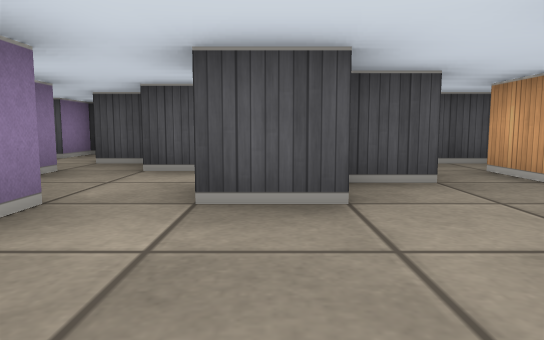
View 1 (above)

23 first-person views from a walk through a cub3D level. The camera is about half as high as the walls, tilts 6° down and sees 70° across. The floor is counted in squares. Each view is taken from the middle of a square. On the plan, view 1 faces up. The plan holds only what a view shows up to about 9 squares ahead; the rest is blank.

View 2
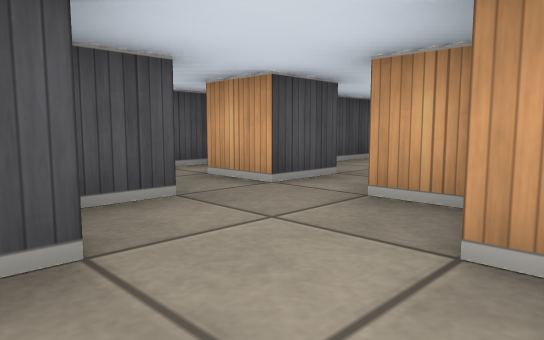

View 3
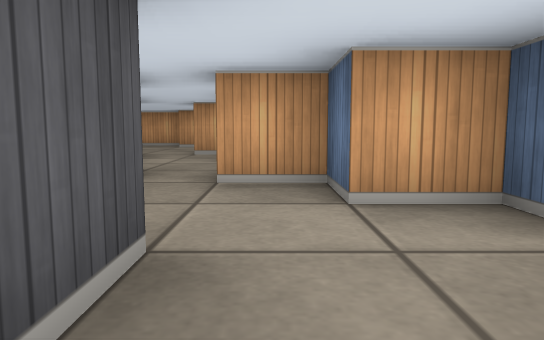

View 4
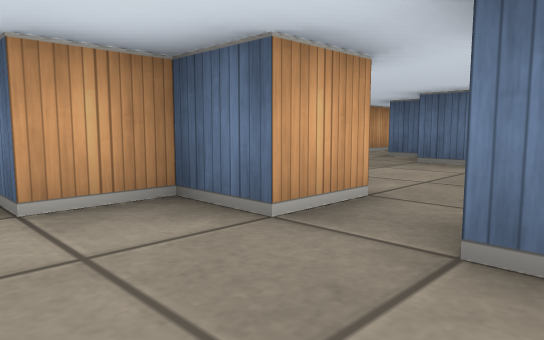

View 5
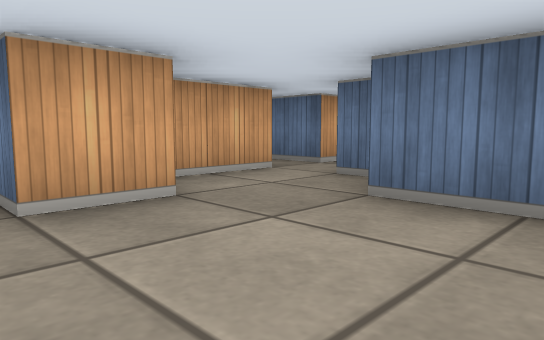

View 6
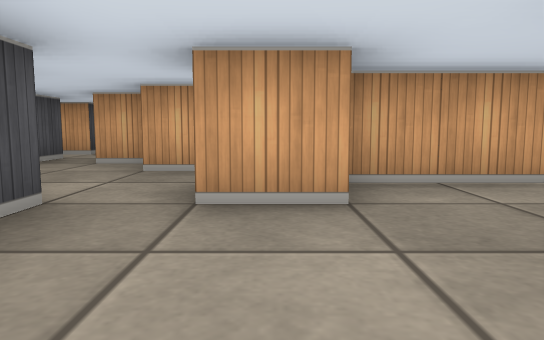

View 7
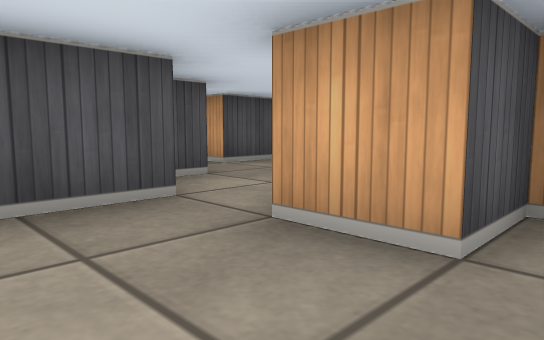

View 8
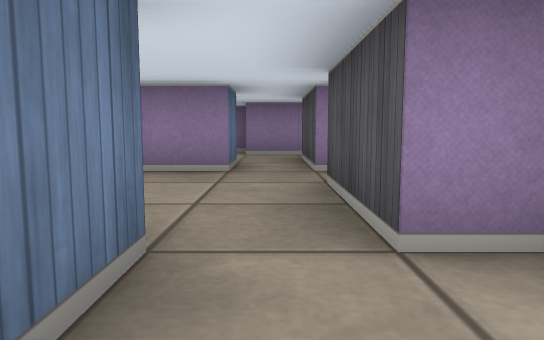

View 9
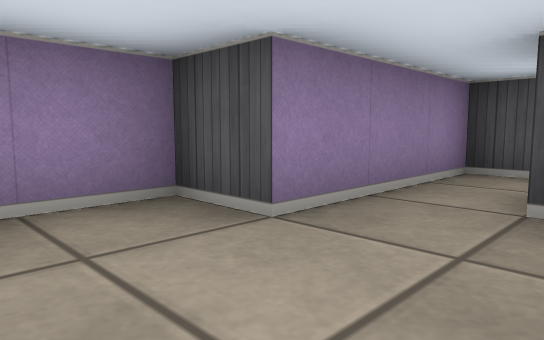

View 10
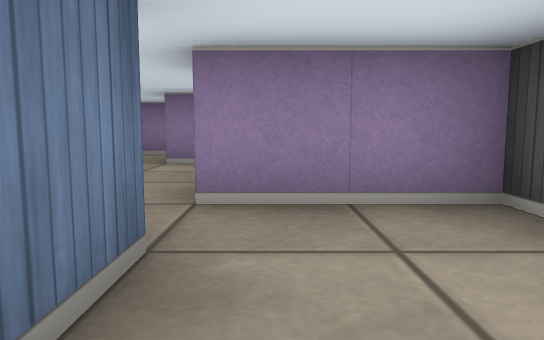

View 11
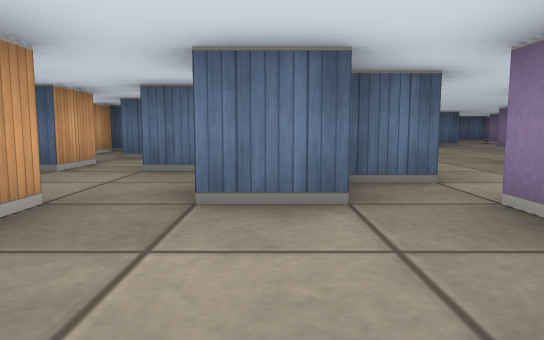

View 12
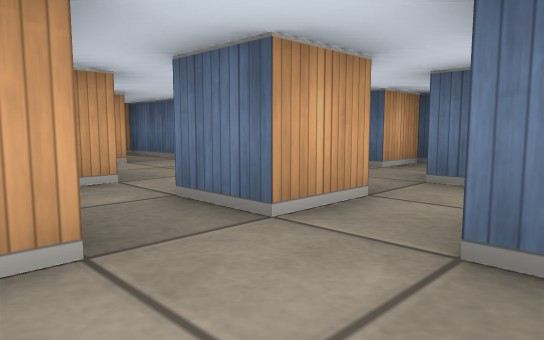

View 13
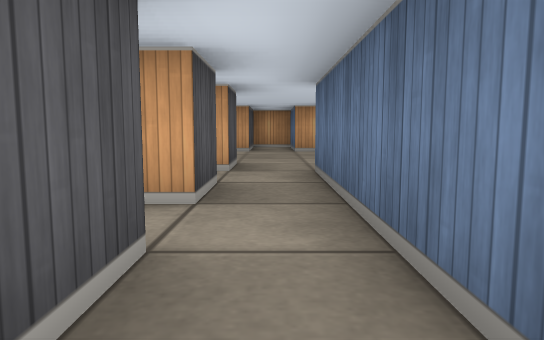

View 14
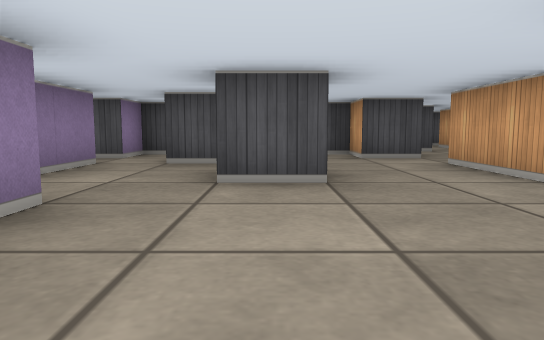

View 15
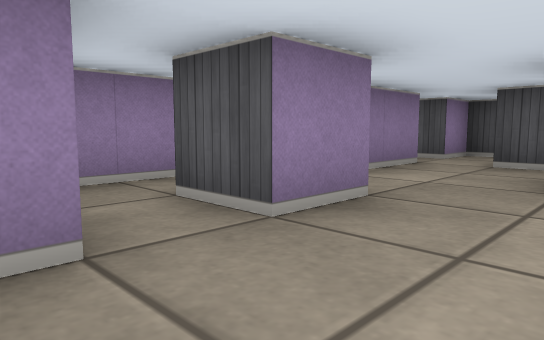

View 16
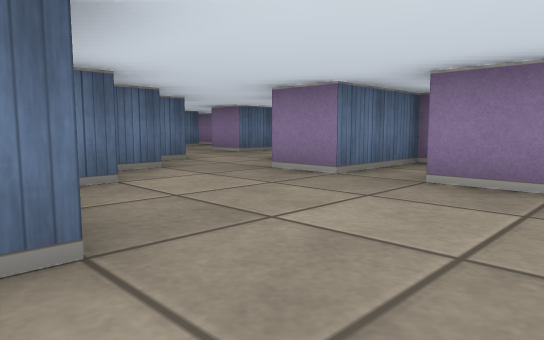

View 17
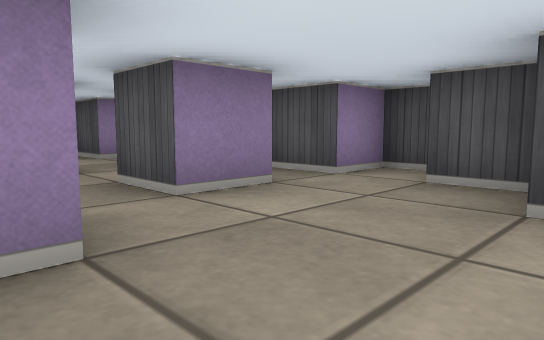

View 18
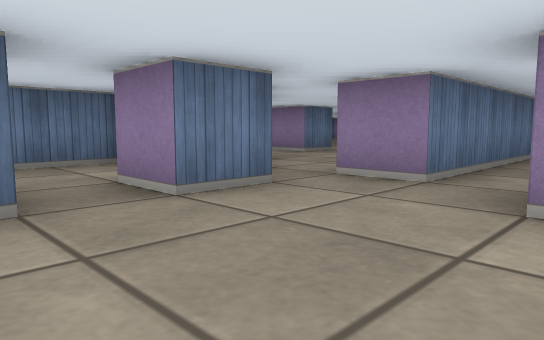

View 19
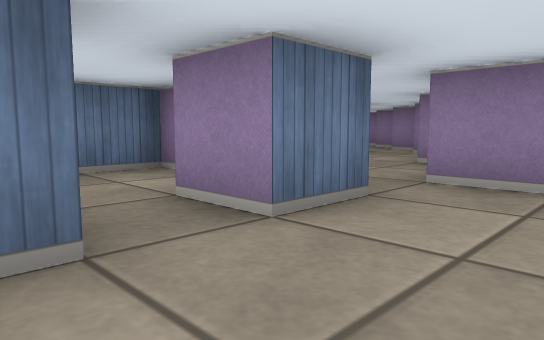

View 20
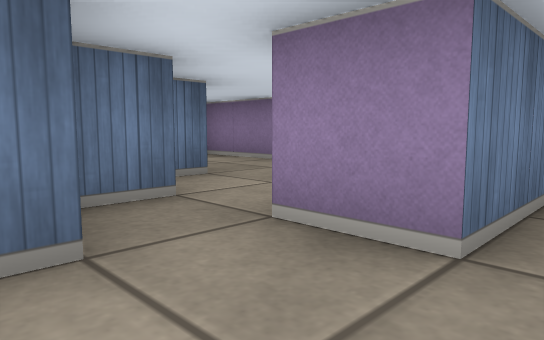

View 21
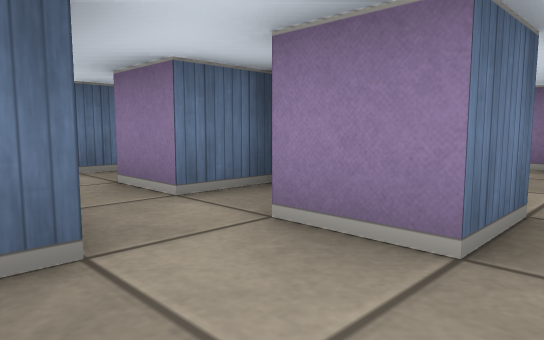

View 22
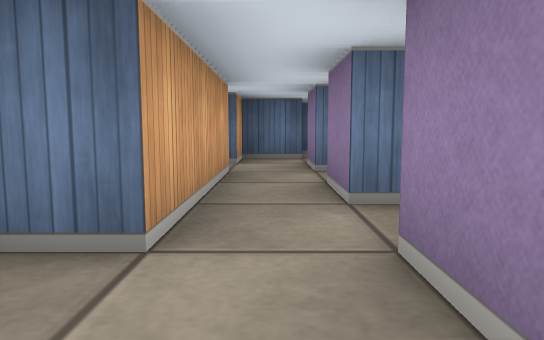

View 23
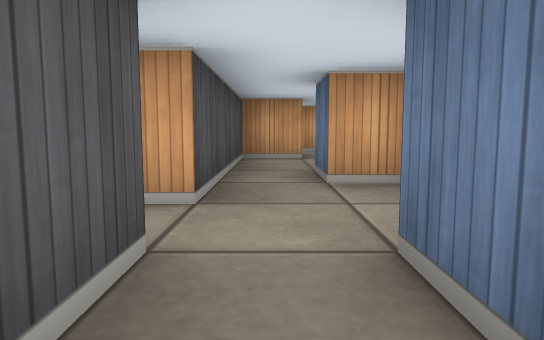

### Floor plan
Key: @ floor where view 1 was taken; # wall or solid block; . floor.
Columns run from 12 left of view 1 to 14 right of it. Each row starts with its distance up from view 1.
  8         ##
  7         #.
  6          .#   ##
  5          .##  .####..
  4          #..##.#.....
  3           ..#......#
  2         ###....#.#######
  1         #.....##....... #
  0         #.##@##..##..#....#
 -1      # ##........#..##
 -2   ######...#...####.#
 -3 #.#....#...#...## ..#
 -4 ....#...##.###..# #.#
 -5   #.....#....##.. . #
 -6   #..#..#.#.#...####
 -7    ..............##
 -8  #.#...#####... ###
 -9  #.....#.#..##.#
-10  ###..##....#..
-11    ..##....##..
-12   ..## .#.. ###
-13  ...#   #.
-14  #..

Where each view was taken, in squares from view 1:
view 1: 0 up, 0 right, facing up
view 2: 1 up, 0 right, facing up-right
view 3: 2 up, 1 left, facing right
view 4: 2 up, 1 left, facing down-right
view 5: 1 down, 0 right, facing down-right
view 6: 2 down, 0 right, facing right
view 7: 3 down, 1 right, facing up-right
view 8: 1 down, 4 right, facing left
view 9: 3 down, 2 left, facing up-left
view 10: 3 down, 2 left, facing left
view 11: 1 down, 3 left, facing down
view 12: 4 down, 2 left, facing down-right
view 13: 7 down, 5 left, facing right
view 14: 10 down, 7 left, facing up
view 15: 10 down, 7 left, facing up-left
view 16: 7 down, 5 left, facing down-left
view 17: 6 down, 5 left, facing up-left
view 18: 6 down, 3 right, facing down-left
view 19: 7 down, 3 right, facing down-left
view 20: 7 down, 1 right, facing down-left
view 21: 1 up, 8 right, facing down-left
view 22: 1 up, 7 right, facing down
view 23: 1 up, 5 right, facing right
